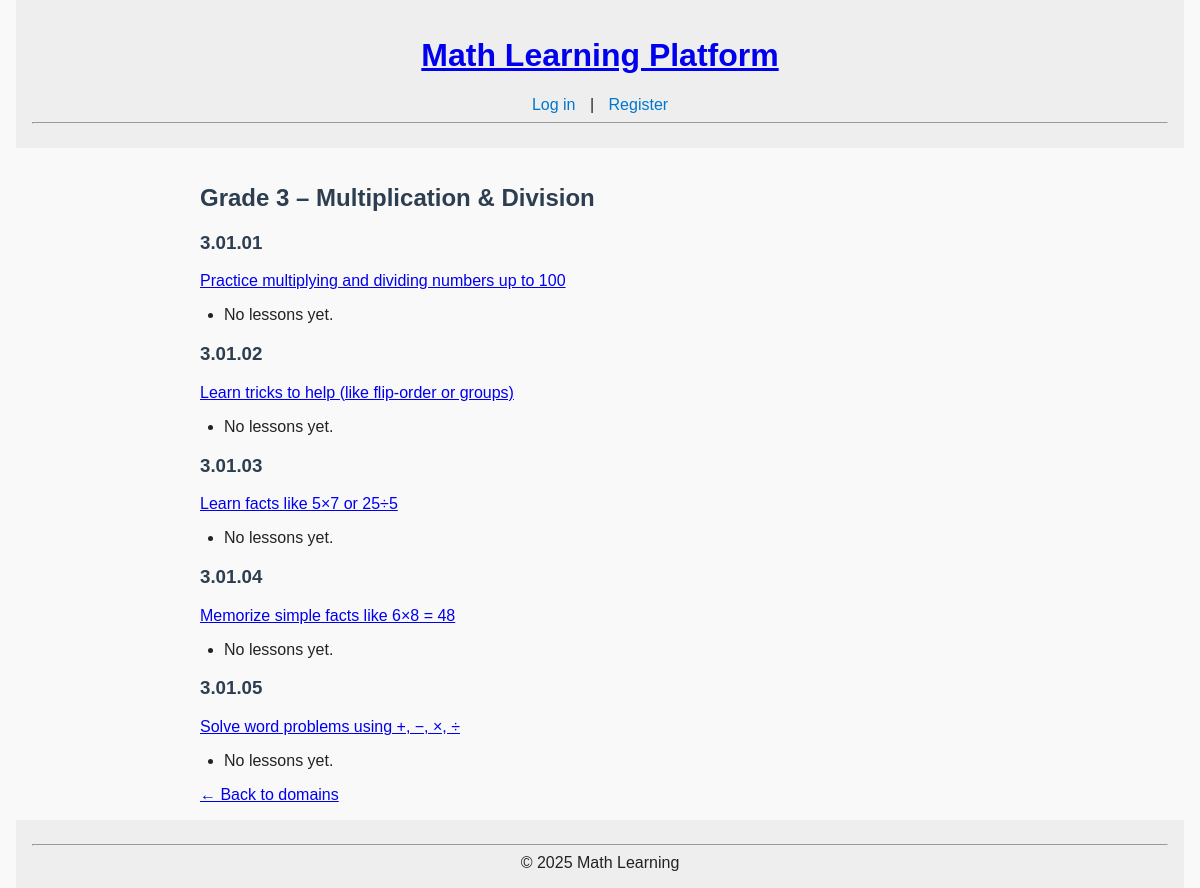
/curriculum/3/multiplication-division/, run on the app's committed database.
### curriculum/models.py (models this page shows, shortened)
class Domain(models.Model):
    grade = models.ForeignKey(Grade, on_delete=models.CASCADE, related_name="domains")
    name  = models.CharField(max_length=100)
    slug  = models.SlugField(max_length=120, blank=True)
    sort_order = models.PositiveSmallIntegerField(default=00)
    class Meta:
        unique_together = ("grade", "name")
        ordering = ["grade__level", "sort_order", "name"]
    def __str__(self):
        return f"{self.grade} – {self.name}"

class Grade(models.Model):
    level = models.PositiveSmallIntegerField(unique=True)   # 3-8, 9(SHSAT), 10(SAT)
    class Meta:
        ordering = ["level"]
    def __str__(self):
        special_names = {
            9: "SHSAT",
            10: "SAT",
        }
        return special_names.get(self.level, f"Grade {self.level}")

class Standard(models.Model):
    domain      = models.ForeignKey(Domain, on_delete=models.CASCADE, related_name="standards")
    code        = models.CharField(max_length=20, unique=True)
    description = models.TextField()

### curriculum/views.py (the view)
# urls.py: path("<int:grade_level>/<slug:domain_slug>/", StandardListView.as_view(), name="standard_list"),
class StandardListView(ListView):
    template_name = "curriculum/standard_list.html"
    context_object_name = "standards"
    def get_queryset(self):
        self.domain = get_object_or_404(
            Domain,
            grade__level=self.kwargs["grade_level"],
            slug=self.kwargs["domain_slug"],
        )
        return self.domain.standards.all()
    def get_context_data(self, **kwargs):
        ctx = super().get_context_data(**kwargs)
        ctx["domain"] = self.domain
        ctx["grade"] = self.domain.grade
        return ctx

### curriculum/templates/curriculum/standard_list.html (shortened to what this page needs)
{% extends "base.html" %}
{% block content %}
<h2>{{ domain }}</h2>
{% for s in standards %}
  <h3>{{ s.code }}</h3>
  <p>
    <a href="{% url 'curriculum:standard_detail' domain.grade.level domain.slug s.id %}">
      {{ s.description }}
    </a>
  </p>
  <ul>
    {% for lesson in s.lessons.all %}
      <li>
        <a href="{% url 'curriculum:lesson_detail' domain.grade.level domain.slug lesson.pk %}">
          {{ lesson.title }}
        </a>
      </li>
    {% empty %}
      <li>No lessons yet.</li>
    {% endfor %}
  </ul>
{% endfor %}
<a href="{% url 'grade_detail' grade.level %}">← Back to domains</a>
{% endblock %}

### static/style.css (style rules this page uses)
body { font-family: Arial, sans-serif; background-color: #f9f9f9; color: #222; margin: 0; padding: 0 1rem; }
h1, h2, h3 { color: #2c3e50; }
ul { padding-left: 1.5rem; }
ul li { margin-bottom: 0.5rem; }

### data on the page
Domain: grade+name "Grade 3 – Multiplication & Division"
Standard: code "3.01.01", description "Practice multiplying and dividing numbers up to 100"
Standard: code "3.01.02", description "Learn tricks to help (like flip-order or groups)"
Standard: code "3.01.03", description "Learn facts like 5×7 or 25÷5"
Standard: code "3.01.04", description "Memorize simple facts like 6×8 = 48"
Standard: code "3.01.05", description "Solve word problems using +, −, ×, ÷"
